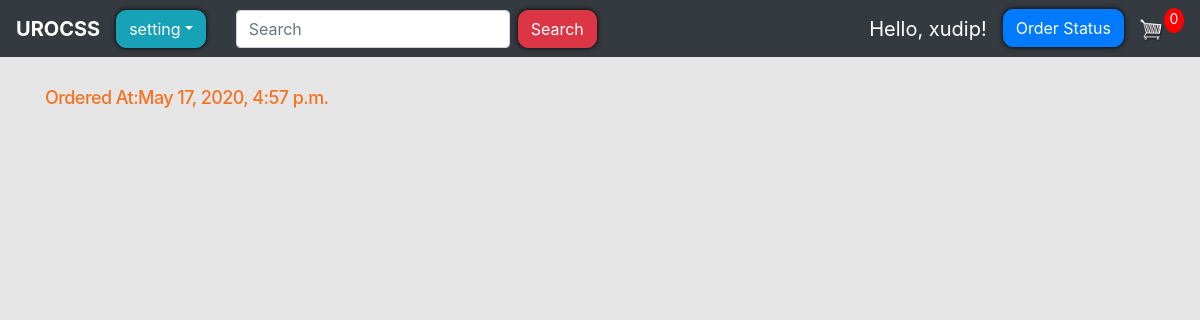
/order_status/ (signed in), run on an earlier commit of the app's database.
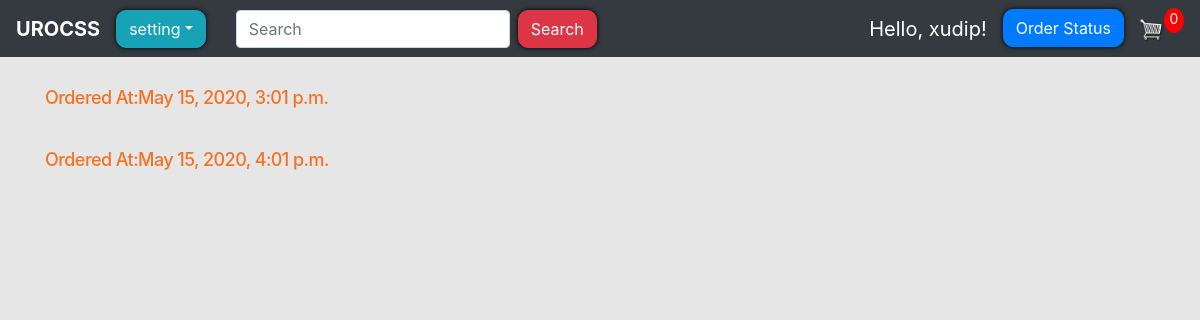
And on a later commit of the database.
### store/models.py (models this page shows, shortened)
class Order(models.Model):
    customer = models.ForeignKey(
        User, on_delete=models.SET_NULL, blank=True, null=True
    )
    date_ordered = models.DateTimeField(auto_now_add=True)
    complete = models.BooleanField(default=False, null=True, blank=False)
    transaction_id = models.CharField(max_length=200, null=True)

### store/views.py (the view)
# urls.py: path("order_status/", views.order_status, name="order_status"),
@login_required(login_url="login")
def order_status(request):
    if request.user.is_authenticated:
        try:
            order_c = Order.objects.get(customer=request.user, complete=False)
            cartItems = order_c.get_cart_items
        except Exception:
            order = {
                "get_cart_items": 0,
                "get_cart_total": 0,
                "shipping": False,
            }
            cartItems = order["get_cart_items"]
    else:
        order_c = {"get_cart_items": 0, "get_cart_total": 0, "shipping": False}
        cartItems = order_c["get_cart_items"]
    orders = Order.objects.filter(customer=request.user, complete=True)
    context = {"orders": orders, "cartItems": cartItems}
    return render(request, "store/order_status.html", context)

### store/templates/store/order_status.html
{% extends 'store/Main.html' %}
{% load static %}
{% block login-logout %}
<div class="collapse navbar-collapse" id="navbarSupportedContent">
    <ul class="navbar-nav mr-auto">
        <li class="nav-item active navbar-brand">
            Hello, {{request.user}}!
        </li>
        <li class=" nav-item active">
            {% if request.user.is_authenticated %}
            <a style='border-radius: 10px; box-shadow: hsl(0, 86%, 0%) 0 0 5px;' href="{% url 'order_status' %}"
                class="btn btn-primary"> Order Status</a>
            {% else %}
            <a style='border-radius: 10px; box-shadow: hsl(0, 86%, 0%) 0 0 5px;' href="{% url 'login' %}"
                class="btn btn-success"> login</a>
            {% endif %}
        </li>
    </ul>
</div>
{% endblock %}
{% block content %}
<div class="row">
    {% if orders %}
    {% for order in orders %}
    <div class=" col-lg-12 margin-adder">
        <a class="link" href="{% url 'view_order_detail_user' id=order.transaction_id %}">
            <div class="box-element-order product">
                <h6 class="price">Ordered At:{{order.date_ordered}}</h6>
            </div>
        </a>
    </div>
    {% endfor %}
    {% else %}
    <h1>You have not made any orders yet, Kindly make one!</h1>
    {% endif %}
</div>
{% endblock %}

What changed in the data, as far as the page shows it:
removed Order: date_ordered "May 17, 2020, 4:57 p.m."
added Order: date_ordered "May 15, 2020, 3:01 p.m."
added Order: date_ordered "May 15, 2020, 4:01 p.m."
